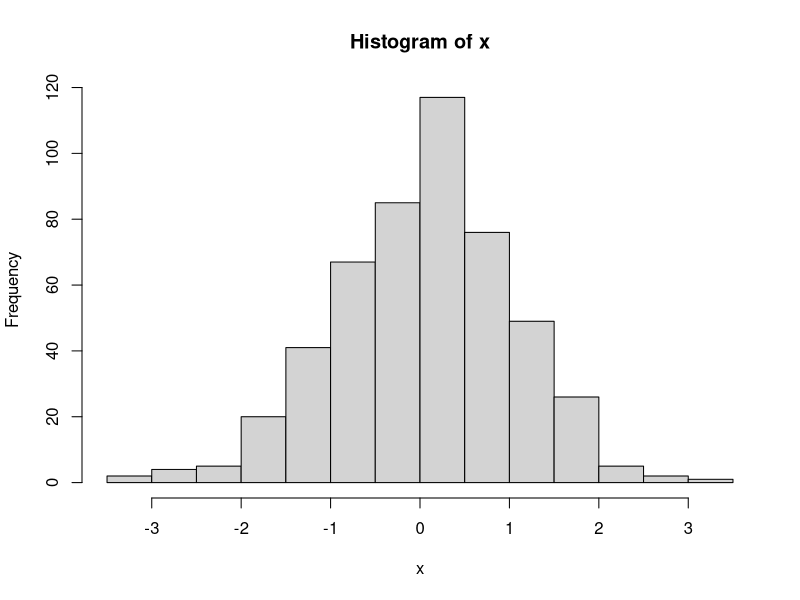

The R source for this figure:
## ---- chunk 1
library(psych)
## ---- chunk 2
# Isto é um comentário.
## ---- chunk 3
# Atribuindo valor '1' a x
x <- 1

# Visualizando
x

# Atribuindo valor "1+2"
x <- 1+2
x

# Verificando se x é menor que 2
isTRUE(x<2)
## ---- chunk 4
# Concatenando valores no objeto 'meus.dados'
meus.dados <- c(1, 2, 3)

# Visualizando
meus.dados
## ---- chunk 5
# Criando vetores
sexo <- c("mas", "fem", "mas", "fem", "mas")
idade <- c(12, 21, 33, 25, 36)
status_estudante <- c(TRUE, FALSE, TRUE, FALSE, TRUE)

# Concatenando como colunas diferentes
meus.dados <- cbind(sexo, idade, status_estudante)

# Verificando a estrutura
str(meus.dados) 

# A estrutura não parece correta... melhor salvar como data.frame
meus.dados <- data.frame(sexo, idade, status_estudante)
str(meus.dados)
## ---- chunk 6
# Solicitando exemplo da funcão "mean"
example("mean")
## ---- chunk 7
help("mtcars")
## ---- chunk 8
data(mtcars)
## ---- chunk 9
data()
## ---- chunk 10
# Exemplo adaptado do livro "R in Action"
patientID <- c(1, 1, 2, 3, 4, 5, 6)
idade <- c(25, 25, 34, 28, 52, 44, 36)
diabetes <- c("Tipo1", "Tipo1", "Tipo2", "Tipo1", "Tipo1", "Tipo2", "Tipo2")
status <- c("Bom", "Bom", "Bom", "Ruim", "Bom", "Ruim", "Ruim")
glicemia <- c(105, 105, 112, 240, 121, 330, 450)
dados.pacientes <- data.frame(patientID, idade, diabetes, status, glicemia)
dados.pacientes # Vemos que a primeira observação está repetida. Vamos ver depois como deletar essa observação.
## ---- chunk 11
str(dados.pacientes)
## ---- chunk 12
# Verificando os níveis da variável diabetes, que é um fator:
factor(diabetes)

# Vamos codificar uma nova variável, em que Masculino=0, Feminino=1:
sexo <- c(0, 0, 1, 1, 1, 0, 0)

# O R compreende que essa variável é contínua. Para atribuir a codificação, utilize o código:
sexo <- factor(x = sexo, levels =0:1, labels = c("Mas", "Fem"))

sexo # Verificando

# Salvando no meu banco de dados, usando a função cbind()
dados.pacientes <- cbind(dados.pacientes, sexo)

# Visualizando
dados.pacientes
## ---- chunk 13
# Criando uma simulação de 500 obs. de uma distribuição normal com média zero e desvio padrão de 1.
x <- rnorm(500, m=0, sd=1)

# Criando um histograma de x
hist(x)
## ---- chunk 14
# Antes de começar, vamos remover as variáveis do ambiente de trabalho.
rm(patientID, idade, diabetes, status, glicemia, sexo)

# Visualizando
dados.pacientes$idade

# Solicitando a média e desvio padrão
mean(dados.pacientes$idade)
sd(dados.pacientes$idade)

# Com a função attach
attach(dados.pacientes)
idade
status
mean(idade)

# Para 'desanexar' as variáveis. Lembrar de colocar entre aspas.
detach("dados.pacientes")
## ---- chunk 15
# Visualizando a primeira observação da variável idade
dados.pacientes$idade[1]

# Visualizando a segunda observação da variável diabetes
dados.pacientes$diabetes[2]
## ---- chunk 16
# Alterando a segunda observação da variável diabetes
dados.pacientes$diabetes[2] <- "Tipo1"

# Para remover valores, defina como NA:
dados.pacientes$idade[1] <- NA

# Visualizando
dados.pacientes

# Para deletar todos os casos com NA, utilize a função na.omit()
dados.pacientes <- na.omit(dados.pacientes)
dados.pacientes # Agora o primeiro paciente foi excluído do banco de dados.
## ---- chunk 17
# Média
mean(dados.pacientes$idade)

# Soma
sum(dados.pacientes$idade)

# Variância
var(dados.pacientes$idade)

# Desvio padrão
sd(dados.pacientes$idade)

# Estatística descritiva das variáveis quantitativas, usando a função "describe":
psych::describe(dados.pacientes$idade)
psych::describe(dados.pacientes$glicemia)
## ---- chunk 18
table(dados.pacientes$sexo)
## ---- chunk 19
# Anexando as variáveis no ambiente de trabalho
attach(dados.pacientes)

# Correlação de Pearson entre duas variáveis
cor(idade, glicemia)

# Criando scores z
dados.pacientes$glicemia.z <- scale(glicemia)

# Verificando
dados.pacientes

# Fazendo um teste-t para comparar médias de duas amostras
t.test(glicemia ~ sexo) # Não significativo
t.test(glicemia ~ status) # Significativo

# Para médias da mesma amostra (pareadas), o código seria:
# t.test(glicemia ~ status, paired = TRUE)
# Não vamos calcular, já que não se aplica.

# Testando variância entre grupos
bartlett.test(glicemia, status) # Não significativo, ou seja, as variâncias não são homogêneas.

# Fazendo uma regressão
lm.glicemia.idade <- lm(glicemia ~ idade)
summary(lm.glicemia.idade)

detach("dados.pacientes")
## ---- chunk 20
# boxplot(glicemia ~ status)

# plot(glicemia ~ idade)
